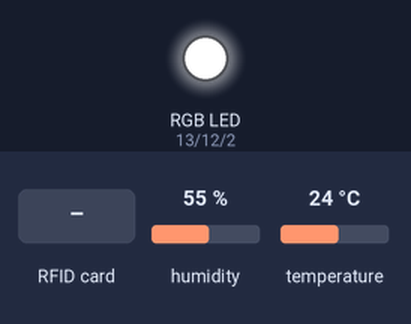
A sketch run on a simulated ESP32. Shown: an RGB LED mixed from three pins (HIGH = lit). Inputs (shaded band) come from the test bench; at power-on: humidity 55 %, temperature 24 °C. WiFi joins after 1.5 s; servers stay silent unless stated; uploads are accepted with an empty reply; what the sketch prints to the serial monitor is not drawn.

Above: at 0.6 s.
At 5.4 s:
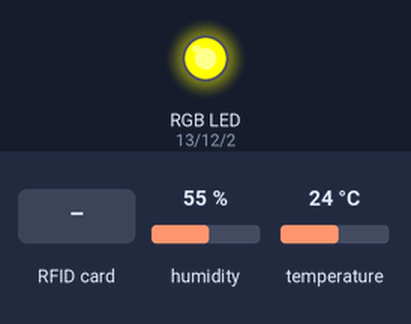
5.5 s: RFID card 5E 7A 19 C4 held to the reader
At 6.4 s:
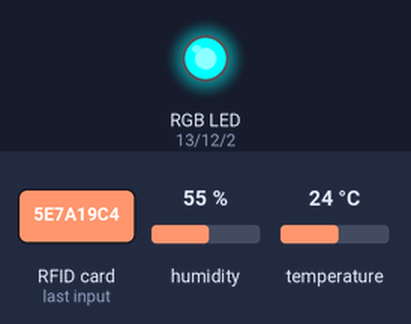
9.2 s: humidity set to 88 %
21.5 s: temperature set to 33 °C
Timing chart, 0 to 24.5 s (numbered marks = the images above; inputs shaded):
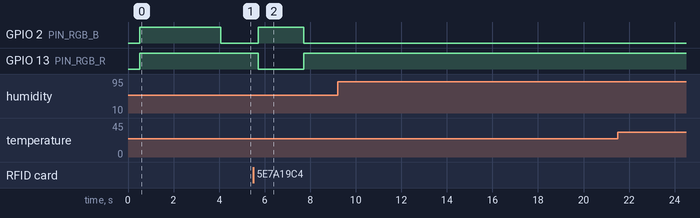

The sketch:

esp32-leoni.ino
```cpp
// =====================================================
// LEONI Control Center — ESP32 (matériel réel)
// =====================================================
// Composants :
//   - Lecteur RFID RC522 (SPI)
//   - Capteur DHT11 (température / humidité)
//   - LED RGB anode commune (COM → 3.3V)
//
// Backend LEONI (stage-leoni-backend) :
//   POST /api/capteurs/update  → envoi mesures IoT
//   POST /api/acces/verifier   → vérification badge RFID
//
// Câblage :
//   RC522 SDA  → GPIO 5    |  DHT11 DATA → GPIO 4
//   RC522 RST  → GPIO 22   |  RGB R      → GPIO 13 (+ 220Ω)
//   RC522 SCK  → GPIO 18   |  RGB G      → GPIO 12 (+ 220Ω)
//   RC522 MOSI → GPIO 23   |  RGB B      → GPIO 2  (+ 220Ω)
//   RC522 MISO → GPIO 19   |  RGB COM    → 3.3V
//   RC522 3.3V / GND
// =====================================================

#include <WiFi.h>
#include <HTTPClient.h>
#include <SPI.h>
#include <MFRC522.h>
#include <DHT.h>

// ─── CONFIGURATION (à modifier) ───────────────────────
const char* WIFI_SSID     = "VOTRE_WIFI";
const char* WIFI_PASSWORD = "VOTRE_MOT_DE_PASSE";
String backendUrl = "http://192.168.1.XX:5000/api";  // IP du PC (ipconfig)
String salleId    = "salleA";                         // "salleA" ou "salleB"

// ─── BROCHES ──────────────────────────────────────────
#define PIN_RFID_SS   5
#define PIN_RFID_RST  22
#define PIN_DHT       4
#define DHTTYPE       DHT11

// LED RGB anode commune : LOW = allumé, HIGH = éteint
#define PIN_RGB_R  13
#define PIN_RGB_G  12
#define PIN_RGB_B  2

// ─── OBJETS ───────────────────────────────────────────
MFRC522 rfid(PIN_RFID_SS, PIN_RFID_RST);
DHT dht(PIN_DHT, DHTTYPE);

unsigned long lastSensorMs = 0;
const unsigned long SENSOR_INTERVAL_MS = 10000;  // envoi toutes les 10 s

// ─── LED RGB (anode commune) ──────────────────────────
void setRgb(bool r, bool g, bool b) {
  digitalWrite(PIN_RGB_R, r ? LOW : HIGH);
  digitalWrite(PIN_RGB_G, g ? LOW : HIGH);
  digitalWrite(PIN_RGB_B, b ? LOW : HIGH);
}

void rgbOff()   { setRgb(false, false, false); }
void rgbGreen() { setRgb(false, true,  false); }
void rgbRed()   { setRgb(true,  false, false); }
void rgbBlue()  { setRgb(false, false, true);  }

void rgbBlinkRed(int times, int ms) {
  for (int i = 0; i < times; i++) {
    rgbRed();
    delay(ms);
    rgbOff();
    delay(ms);
  }
}

// ─── RFID : UID → badgeId backend ───────────────────
String uidToString(byte *uid, byte size) {
  String result = "";
  for (byte i = 0; i < size; i++) {
    if (uid[i] < 0x10) result += "0";
    result += String(uid[i], HEX);
  }
  result.toUpperCase();
  return result;
}

// Ex. tag Wokwi A1:B2:C3:00 → "A1B2C300" → "A1B2C3"
String normalizeBadgeId(String uid) {
  String badgeId = uid;
  while (badgeId.length() > 4 && badgeId.endsWith("00")) {
    badgeId = badgeId.substring(0, badgeId.length() - 2);
  }
  return badgeId;
}

// ─── HTTP : capteurs DHT11 ────────────────────────────
void envoyerCapteurs() {
  float temp = dht.readTemperature();
  float hum  = dht.readHumidity();

  if (isnan(temp) || isnan(hum)) {
    Serial.println("[DHT11] Erreur de lecture");
    return;
  }

  Serial.printf("[DHT11] Temp: %.1f C | Hum: %.0f %%", temp, hum);
  if (temp > 28.0) Serial.print(" | ALERTE TEMP");
  if (hum  > 70.0) Serial.print(" | ALERTE HUM");
  Serial.println();

  if (WiFi.status() != WL_CONNECTED) {
    Serial.println("[HTTP] WiFi deconnecte — capteurs non envoyes");
    return;
  }

  HTTPClient http;
  http.setTimeout(8000);
  http.begin(backendUrl + "/capteurs/update");
  http.addHeader("Content-Type", "application/json");

  String payload = "{\"salleId\":\"" + salleId
                 + "\",\"temperature\":" + String(temp, 1)
                 + ",\"humidite\":" + String(hum, 0) + "}";

  int code = http.POST(payload);
  if (code > 0) {
    Serial.println("[HTTP] Capteurs OK (" + String(code) + ") " + http.getString());
  } else {
    Serial.println("[HTTP] Erreur capteurs: " + http.errorToString(code));
  }
  http.end();
}

// ─── HTTP : vérification badge ────────────────────────
void verifierBadge(String badgeId) {
  if (WiFi.status() != WL_CONNECTED) {
    Serial.println("[RFID] WiFi deconnecte");
    rgbBlinkRed(3, 150);
    return;
  }

  HTTPClient http;
  http.setTimeout(8000);
  http.begin(backendUrl + "/acces/verifier");
  http.addHeader("Content-Type", "application/json");

  String payload = "{\"badgeId\":\"" + badgeId
                 + "\",\"salleId\":\"" + salleId + "\"}";

  Serial.println("[RFID] POST /acces/verifier → " + payload);
  int code = http.POST(payload);

  if (code > 0) {
    String response = http.getString();
    Serial.println("[RFID] Reponse: " + response);

    if (response.indexOf("\"autorise\":true") != -1) {
      Serial.println("[RFID] ACCES AUTORISE");
      rgbGreen();
      delay(3000);
      rgbOff();
    } else {
      Serial.println("[RFID] ACCES REFUSE");
      rgbRed();
      delay(2000);
      rgbOff();
    }
  } else {
    Serial.println("[HTTP] Erreur serveur: " + http.errorToString(code));
    rgbBlinkRed(3, 150);
  }

  http.end();
  rgbBlue();
}

// ─── WiFi ─────────────────────────────────────────────
bool connecterWiFi() {
  Serial.print("[WiFi] Connexion a ");
  Serial.println(WIFI_SSID);
  WiFi.mode(WIFI_STA);
  WiFi.begin(WIFI_SSID, WIFI_PASSWORD);

  int tentatives = 0;
  while (WiFi.status() != WL_CONNECTED && tentatives < 40) {
    delay(500);
    Serial.print(".");
    tentatives++;
  }
  Serial.println();

  if (WiFi.status() == WL_CONNECTED) {
    Serial.println("[WiFi] Connecte — IP: " + WiFi.localIP().toString());
    return true;
  }

  Serial.println("[WiFi] Echec de connexion");
  return false;
}

// ─── SETUP ────────────────────────────────────────────
void setup() {
  Serial.begin(115200);
  delay(500);

  Serial.println();
  Serial.println("========================================");
  Serial.println("  LEONI Control Center — ESP32 IoT");
  Serial.println("========================================");
  Serial.println("Salle   : " + salleId);
  Serial.println("Backend : " + backendUrl);

  pinMode(PIN_RGB_R, OUTPUT);
  pinMode(PIN_RGB_G, OUTPUT);
  pinMode(PIN_RGB_B, OUTPUT);
  rgbOff();

  SPI.begin();
  rfid.PCD_Init();
  Serial.println("[RFID] RC522 pret");

  dht.begin();
  delay(2000);
  Serial.println("[DHT11] Capteur pret");

  if (connecterWiFi()) {
    rgbBlue();
    envoyerCapteurs();
    Serial.println("[RFID] Presentez un badge...\n");
  } else {
    rgbRed();
  }
}

// ─── LOOP ─────────────────────────────────────────────
void loop() {
  if (WiFi.status() != WL_CONNECTED) {
    rgbRed();
    if (!connecterWiFi()) {
      delay(3000);
      return;
    }
    rgbBlue();
  }

  if (millis() - lastSensorMs >= SENSOR_INTERVAL_MS) {
    lastSensorMs = millis();
    envoyerCapteurs();
  }

  if (!rfid.PICC_IsNewCardPresent()) return;
  if (!rfid.PICC_ReadCardSerial()) return;

  String uidBrut = uidToString(rfid.uid.uidByte, rfid.uid.size);
  String badgeId = normalizeBadgeId(uidBrut);

  Serial.println();
  Serial.println("[RFID] Badge detecte");
  Serial.println("       UID brut : " + uidBrut);
  Serial.println("       Badge ID : " + badgeId);

  verifierBadge(badgeId);

  rfid.PICC_HaltA();
  rfid.PCD_StopCrypto1();
  delay(500);
}
```

Measured:
- after the input at 5.5 s, GPIO 2 (PIN_RGB_B): LOW → HIGH after 0.21 s, → LOW 2.0 s later; GPIO 13 (PIN_RGB_R): HIGH → LOW after 0.21 s, → HIGH 2.0 s later
- after the input at 9.2 s, every drawn part: stays the same
- after the input at 21.5 s, every drawn part: stays the same
